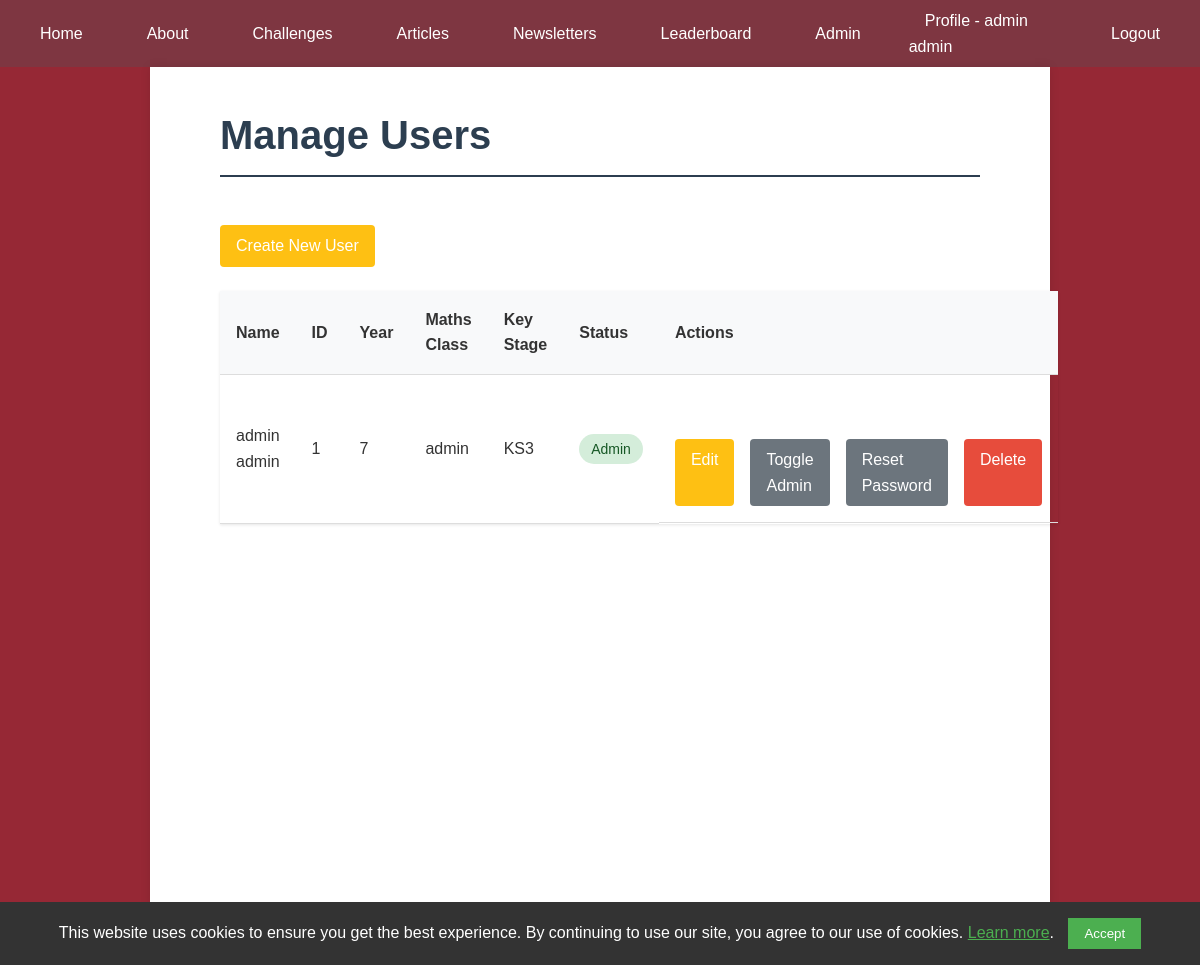
/admin/manage_users (signed in), run on the app's committed database.
### app/models.py (models this page shows, shortened)
class User(UserMixin, db.Model):
    __tablename__ = "users"
    id = db.Column(db.Integer, primary_key=True)
    full_name = db.Column(db.String(100), nullable=False, index=True)
    year = db.Column(db.Integer)
    maths_class = db.Column(db.String(100))
    password_hash = db.Column(db.String(128))
    is_admin = db.Column(db.Boolean, default=False, nullable=False)
    key_stage = db.Column(db.String(3), nullable=False, index=True)
    school_id = db.Column(db.Integer, db.ForeignKey('school.id'), nullable=True, index=True)
    user_type = db.Column(db.String(20), default='ucgs', nullable=False)
    is_competition_participant = db.Column(db.Boolean, default=False, nullable=False)
    submissions = db.relationship(
        "AnswerSubmission",
        back_populates="user",
        lazy="dynamic",
        cascade="all, delete-orphan"
    )
    articles = db.relationship(
        "Article",
        back_populates="author",
        lazy="dynamic",
        cascade="all, save-update"
    )

### app/admin/routes.py (the view)
@bp.route("/admin/manage_users")
@login_required
@admin_required
def manage_users():
    users = User.query.all()
    return render_template("admin/manage_users.html", title="Manage Users", users=users)

### app/__init__.py (called while the page is built)
def initialize_extensions(app):
    ckeditor.init_app(app)
    db.init_app(app)
    login_manager.init_app(app)
    migrate.init_app(app, db, render_as_batch=True)
    from app.models import User
    @login_manager.user_loader
    def load_user(user_id):
        return User.query.get(int(user_id))

### app/admin/routes.py (called while the page is built)
def admin_required(f):
    @wraps(f)
    def decorated_function(*args, **kwargs):
        if not current_user.is_admin:
            flash("You do not have permission to access this page.")
            return redirect(url_for("main.home"))
        return f(*args, **kwargs)
    return decorated_function

### app/templates/admin/manage_users.html
{% extends "base.html" %}
{% block content %}
<div class="challenge-container">
    <h1>Manage Users</h1>
    <div class="challenge-actions">
        <a href="{{ url_for('admin.create_user') }}" class="button">Create New User</a>
    </div>
    <table>
        <thead>
            <tr>
                <th>Name</th>
                <th>ID</th>
                <th>Year</th>
                <th>Maths Class</th>
                <th>Key Stage</th>
                <th>Status</th>
                <th>Actions</th>
            </tr>
        </thead>
        <tbody>
            {% for user in users %}
            <tr>
                <td data-label="Name">{{ user.full_name }}</td>
                <td data-label="ID">{{ user.id }}</td>
                <td data-label="Year">{{ user.year }}</td>
                <td data-label="Maths Class">{{ user.maths_class }}</td>
                <td data-label="Key Stage">{{ user.key_stage }}</td>
                <td data-label="Status">
                    <span class="status-indicator {% if user.is_admin %}success{% endif %}">
                        {{ 'Admin' if user.is_admin else 'User' }}
                    </span>
                </td>
                <td class="challenge-actions">
                    <a href="{{ url_for('admin.edit_user', user_id=user.id) }}"
                       class="button">Edit</a>
                    <a href="{{ url_for('admin.toggle_admin', user_id=user.id) }}"
                       class="button button-secondary"
                       onclick="return confirm('Are you sure you want to toggle admin status for this user?');">
                        Toggle Admin
                    </a>
                    <a href="{{ url_for('admin.reset_password', user_id=user.id) }}"
                       class="button button-secondary"
                       onclick="return confirm('Are you sure you want to reset the password for this user?');">
                        Reset Password
                    </a>
                    <a href="{{ url_for('admin.delete_user', user_id=user.id) }}"
                       class="button delete-button"
                       onclick="return confirm('Are you sure you want to delete this user?');">
                        Delete
                    </a>
                </td>
            </tr>
            {% endfor %}
        </tbody>
    </table>
</div>
{% endblock %}

### app/templates/base.html (shortened to what this page needs)
<!DOCTYPE html>
<html lang="en">
    <head>
        <link rel="stylesheet" href="{{ url_for('static', filename='css/main.css') }}">
        <link rel="stylesheet" href="https://cdnjs.cloudflare.com/ajax/libs/mathquill/0.10.1/mathquill.min.css">
</head>
<body>
    <header>
        <nav>
            <ul class="nav-menu">
                <li><a href="{{ url_for('main.home') }}">Home</a></li>
                <li><a href="{{ url_for('main.about') }}">About</a></li>
                <li><a href="{{ url_for('main.challenges') }}">Challenges</a></li>
                <li><a href="{{ url_for('main.articles') }}">Articles</a></li>
                <li><a href="{{ url_for('main.newsletters') }}">Newsletters</a></li>
                <li><a href="{{ url_for('main.leaderboard') }}">Leaderboard</a></li>
                {% if current_user.is_anonymous %}
                    <li><a href="{{ url_for('auth.login') }}">Login</a></li>
                    <li><a href="{{ url_for('auth.register') }}">Register</a></li>
                {% else %}
                    {% if current_user.is_admin %}
                        <li><a href="{{ url_for('admin.admin_index') }}">Admin</a></li>
                    {% endif %}
                    <li><a href="{{ url_for('profile.profile') }}">Profile - {{current_user.full_name }}</a></li>
                    <li><a href="{{ url_for('auth.logout') }}">Logout</a></li>
                {% endif %}
            </ul>
        </nav>
    </header>
    <main>
        {% block content %}{% endblock %}
    </main>
    <footer>
        <p>&copy; 2025 UCGS Mathematics Society</p>
    </footer>
<div id="cookie-consent-banner" class="cookie-banner">
    <p>
        This website uses cookies to ensure you get the best experience. By continuing to use our site, you agree to our use of cookies.
        <a href="{{ url_for('main.privacy_policy') }}">Learn more</a>.
    </p>
    <button id="accept-cookies" class="cookie-button">Accept</button>
</div>
</body>
</html>

### app/static/css/main.css (style rules this page uses)
* { margin: 0; padding: 0; box-sizing: border-box; }
body { font-family: Arial, sans-serif; line-height: 1.6; color: #333; background-color: #962835; min-height: 100vh; display: flex; flex-direction: column; }
header { padding: 0; }
main, footer { padding: 1rem; }
main { width: 75%; margin: 0 auto; background-color: #fff; box-shadow: 0 0 10px rgba(0, 0, 0, 0.1); min-height: calc(120vh - 120px); }
h1, h2, h3 { margin-bottom: 1rem; color: #2c3e50; }
h1 { font-size: 2.5rem; border-bottom: 2px solid #2c3e50; padding-bottom: 0.5rem; }
nav { width: 100%; margin: 0; padding: 0; }
nav ul { list-style-type: none; display: flex; justify-content: center; align-items: center; background-color: #7e3641; padding: 0.5rem; margin: 0; width: 100%; box-sizing: border-box; }
nav ul li { margin: 0 1rem; }
nav ul li a { color: #fff; text-decoration: none; padding: 0.5rem 1rem; border-radius: 4px; transition: background-color 0.3s; }
a { color: rgb(254, 192, 19); text-decoration: none; }
.button { display: inline-block; padding: 0.5rem 1rem; background-color: rgb(254, 192, 19); color: #fff; text-decoration: none; border-radius: 4px; transition: background-color 0.3s; margin-top: 1rem; }
.delete-button { background-color: #e74c3c; }
table { width: 100%; border-collapse: collapse; margin-bottom: 1rem; }
th, td { padding: 0.75rem; text-align: left; border-bottom: 1px solid #ddd; }
th { background-color: #f2f2f2; font-weight: bold; }
footer { text-align: center; padding: 1rem; background-color: #333; color: #fff; margin-top: auto; }
.success { background-color: green; }
.challenge-container { max-width: 800px; margin: 0 auto; padding: 20px; }
.button-secondary { background-color: #6c757d; color: #fff; padding: 0.5rem 1rem; border: none; border-radius: 4px; cursor: pointer; text-decoration: none; display: inline-block; transition: background-color 0.3s; margin-top: 1rem; }
.challenge-actions { margin-top: 2rem; display: flex; gap: 1rem; justify-content: flex-start; }
table { margin-top: 1.5rem; box-shadow: 0 1px 3px rgba(0, 0, 0, 0.1); }
th, td { padding: 1rem; }
th { background-color: #f8f9fa; font-weight: 600; }
.status-indicator { display: inline-block; padding: 0.25rem 0.75rem; border-radius: 1rem; font-size: 0.875rem; font-weight: 500; }
.success { background-color: #d4edda; color: #155724; }
.cookie-banner { position: fixed; bottom: 0; left: 0; width: 100%; background-color: #333; color: #fff; padding: 1rem; display: none; z-index: 1000; text-align: center; }
.cookie-banner p { margin: 0; display: inline; }
.cookie-banner a { color: #4CAF50; text-decoration: underline; }
.cookie-button { background-color: #4CAF50; color: white; border: none; padding: 0.5rem 1rem; margin-left: 10px; cursor: pointer; }

### data on the page
User: full_name "admin admin", id "1", year "7", maths_class "admin", key_stage "KS3", is_admin "Admin"
